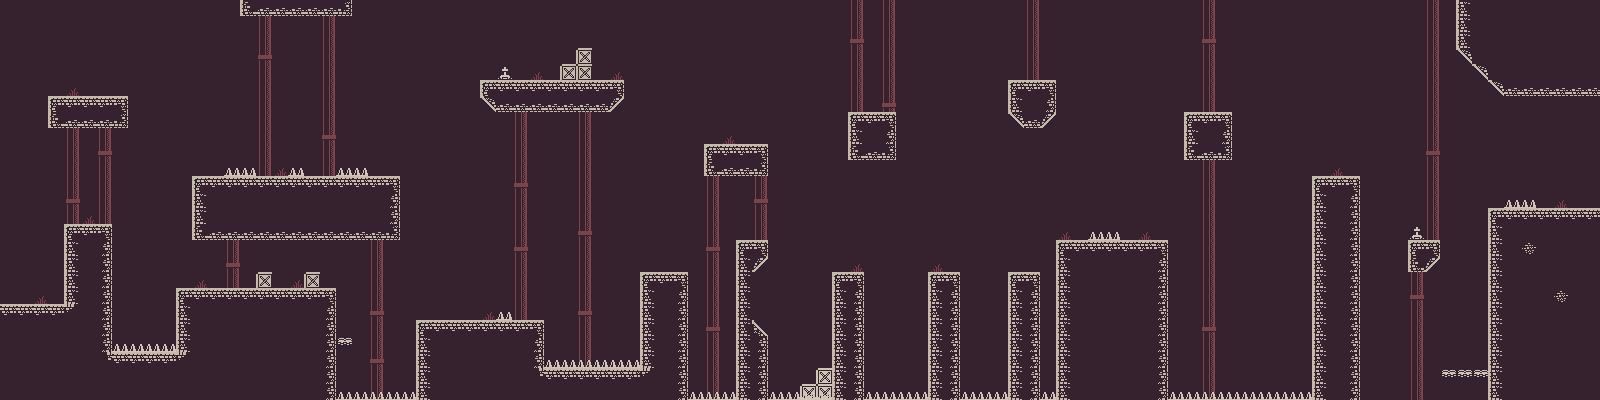

Rendered tile map (Tiled .tmx) drawn with the repository's tilesets; below, a short description and the map source with its tile grids summarised:
An orthogonal 100x25 tile map with 16x16 px tiles, 6 tile layers (Background, Platforms, Decorations, Spikes, ...), 2 tilesets and 28 objects (Spawn, Player Spawn, EndFlag).

<map version="1.4" tiledversion="1.4.2" orientation="orthogonal" renderorder="right-down" width="100" height="25" tilewidth="16" tileheight="16" infinite="0" nextlayerid="16" nextobjectid="50">
 <editorsettings>
  <export target="../src/assets/levels/1.json" format="json" />
 </editorsettings>
 <tileset firstgid="1" name="kenny_1bit_pack" tilewidth="16" tileheight="16" spacing="2" tilecount="1056" columns="48">
  <image source="../src/assets/img/colored_packed.png" width="864" height="396" />
  <tile id="18">
   <properties>
    <property name="collides" type="bool" value="true" />
   </properties>
  </tile>
  <tile id="19">
   <properties>
    <property name="collides" type="bool" value="true" />
   </properties>
  </tile>
  <tile id="20">
   <properties>
    <property name="collides" type="bool" value="true" />
   </properties>
  </tile>
  <tile id="22">
   <properties>
    <property name="collides" type="bool" value="true" />
   </properties>
  </tile>
  <tile id="64">
   <properties>
    <property name="collides" type="bool" value="true" />
   </properties>
  </tile>
  <tile id="65">
   <properties>
    <property name="collides" type="bool" value="true" />
   </properties>
  </tile>
  <tile id="66">
   <properties>
    <property name="collides" type="bool" value="true" />
   </properties>
  </tile>
  <tile id="67">
   <properties>
    <property name="collides" type="bool" value="true" />
   </properties>
  </tile>
  <tile id="68">
   <properties>
    <property name="collides" type="bool" value="true" />
   </properties>
  </tile>
  <tile id="110">
   <properties>
    <property name="collides" type="bool" value="true" />
   </properties>
  </tile>
  <tile id="111">
   <properties>
    <property name="collides" type="bool" value="true" />
   </properties>
  </tile>
  <tile id="112">
   <properties>
    <property name="collides" type="bool" value="true" />
   </properties>
  </tile>
  <tile id="114">
   <properties>
    <property name="collides" type="bool" value="true" />
   </properties>
  </tile>
  <tile id="115">
   <properties>
    <property name="collides" type="bool" value="true" />
   </properties>
  </tile>
  <tile id="116">
   <properties>
    <property name="collides" type="bool" value="true" />
   </properties>
  </tile>
 </tileset>
 <tileset firstgid="1057" name="kenny_1bit_transparent" tilewidth="16" tileheight="16" spacing="2" tilecount="1056" columns="48">
  <image source="../src/assets/img/colored_transparent_packed.png" width="864" height="396" />
  <tile id="0">
   <properties>
    <property name="EnemyCollides" type="bool" value="true" />
   </properties>
  </tile>
  <tile id="18">
   <properties>
    <property name="collides" type="bool" value="true" />
   </properties>
  </tile>
  <tile id="19">
   <properties>
    <property name="collides" type="bool" value="true" />
   </properties>
  </tile>
  <tile id="20">
   <properties>
    <property name="collides" type="bool" value="true" />
   </properties>
  </tile>
  <tile id="22">
   <properties>
    <property name="collides" type="bool" value="true" />
   </properties>
  </tile>
  <tile id="66">
   <properties>
    <property name="collides" type="bool" value="true" />
   </properties>
  </tile>
  <tile id="67">
   <properties>
    <property name="collides" type="bool" value="true" />
   </properties>
  </tile>
  <tile id="68">
   <properties>
    <property name="collides" type="bool" value="true" />
   </properties>
  </tile>
  <tile id="114">
   <properties>
    <property name="collides" type="bool" value="true" />
   </properties>
  </tile>
  <tile id="115">
   <properties>
    <property name="collides" type="bool" value="true" />
   </properties>
  </tile>
  <tile id="116">
   <properties>
    <property name="collides" type="bool" value="true" />
   </properties>
  </tile>
  <tile id="258">
   <properties>
    <property name="collides" type="bool" value="true" />
   </properties>
  </tile>
 </tileset>
 <layer id="1" name="Background" width="100" height="25">
  <data>[2500 cells, 2500 non-empty, 1 distinct tile ids]</data>
 </layer>
 <layer id="2" name="Platforms" width="100" height="25">
  <data>[2500 cells, 336 non-empty, 14 distinct tile ids]</data>
 </layer>
 <layer id="5" name="Decorations" width="100" height="25">
  <data>[2500 cells, 177 non-empty, 6 distinct tile ids]</data>
 </layer>
 <layer id="4" name="Spikes" width="100" height="25">
  <data>[2500 cells, 49 non-empty, 1 distinct tile ids]</data>
 </layer>
 <objectgroup id="10" name="Springs">
  <object id="29" gid="1318" x="530" y="320" width="16" height="16" />
  <object id="30" gid="1318" x="673" y="271" width="16" height="16" />
  <object id="32" gid="1318" x="1152" y="240" width="16" height="16" />
  <object id="36" gid="1318" x="384" y="176" width="16" height="16" />
  <object id="38" gid="1318" x="1472" y="369" width="16" height="16" />
 </objectgroup>
 <objectgroup id="7" name="Spawn">
  <object id="4" name="Spawn" x="27" y="301" visible="0">
   <point />
  </object>
  <object id="5" name="Player Spawn" x="30" y="292">
   <point />
  </object>
 </objectgroup>
 <objectgroup id="8" name="Coins">
  <object id="17" gid="1271" x="146" y="205" width="16" height="16" />
  <object id="18" gid="1271" x="419" y="247" width="16" height="16" />
  <object id="19" gid="1271" x="289" y="140" width="16" height="16" />
  <object id="20" gid="1271" x="654" y="238" width="16" height="16" />
  <object id="21" gid="1271" x="837" y="247" width="16" height="16" />
  <object id="22" gid="1271" x="935" y="247" width="16" height="16" />
  <object id="23" gid="1271" x="1012" y="247" width="16" height="16" />
  <object id="40" gid="1271" x="728" y="124" width="16" height="16" />
  <object id="41" gid="1271" x="729" y="99" width="16" height="16" />
  <object id="42" gid="1271" x="1151" y="176" width="16" height="16" />
  <object id="43" gid="1271" x="1153" y="111" width="16" height="16" />
 </objectgroup>
 <objectgroup id="9" name="Diamonds">
  <object id="25" gid="1272" x="80" y="80" width="16" height="16" />
  <object id="27" gid="1272" x="1328" y="151" width="16" height="16" />
  <object id="37" gid="1272" x="560" y="63" width="16" height="16" />
  <object id="39" gid="1272" x="1440" y="368" width="16" height="16" />
 </objectgroup>
 <objectgroup id="13" name="Hearts">
  <object id="44" gid="520" x="1456" y="368" width="16" height="16" />
 </objectgroup>
 <objectgroup id="14" name="Enemies">
  <object id="46" gid="1416" x="239" y="288" width="16" height="16" />
  <object id="47" gid="1416" x="465" y="320" width="16" height="16" />
  <object id="48" gid="1416" x="512" y="79" width="16" height="16" />
  <object id="49" gid="1416" x="936" y="272" width="16" height="16" />
 </objectgroup>
 <layer id="15" name="EnemyBounds" width="100" height="25">
  <data>[2500 cells, 8 non-empty, 1 distinct tile ids]</data>
 </layer>
 <layer id="12" name="FrontDecorations" width="100" height="25">
  <data>[2500 cells, 8 non-empty, 2 distinct tile ids]</data>
 </layer>
 <objectgroup id="11" name="Flag">
  <object id="35" name="EndFlag" gid="1506" x="1575" y="208" width="16" height="16" />
 </objectgroup>
</map>